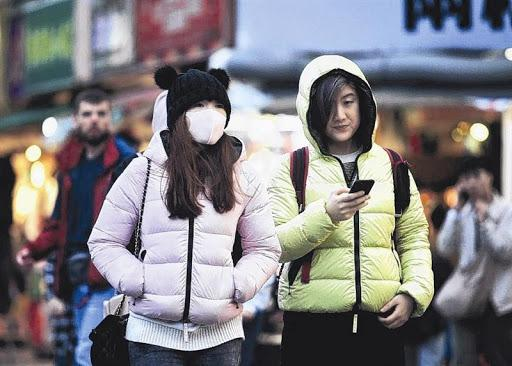
#> input picture opencv_/Image/0.jpg, 512 x 366 px, found by its file name; its folder holds only this picture in this run
$ jupyter execute --allow-errors 'Extract_dieno_convert_objectB&W.ipynb'
#> lines starting #> are read from the running program, lines starting #| are printed output that depends on the picture; after the words box and inside, x2 and y2 are one past the last pixel; in counts of white or black regions, pixels touching at a corner belong together
#> further down, image is the input picture: shape (366, 512, 3); mean B, G, R 128.9, 125, 126.9
#> `img=cv2.resize(image,(500,500))`:
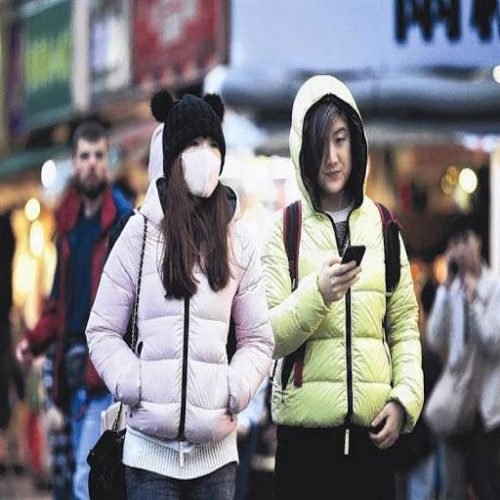
#> img: shape (500, 500, 3); mean B, G, R 128.8, 124.8, 126.8
[cell 1]
import pytesseract,cv2,os,re
#pytesseract.pytesseract.tesseract_cmd = r'C:\Program Files\Tesseract-OCR\tesseract.exe'
import numpy as np
Dir=os.getcwd()

[cell 2]
list1=[]
path = os.path.join(Dir, 'image')
images = os.listdir(path)
#> (the rest of this cell did not finish here and is left out)

[cell 3]
path = os.path.join(Dir, 'image')
images = os.listdir(path)
for a in images:
        image = cv2.imread(a)
        img=cv2.resize(image,(500,500))
        hsv = cv2.cvtColor(image, cv2.COLOR_BGR2HSV)
#> hsv: shape (366, 512, 3); mean H, S, V 97.4, 51.3, 140.5
        lower = np.array([85,45,25])
        upper = np.array([250, 250, 250])
        mask = cv2.inRange(hsv, lower, upper)
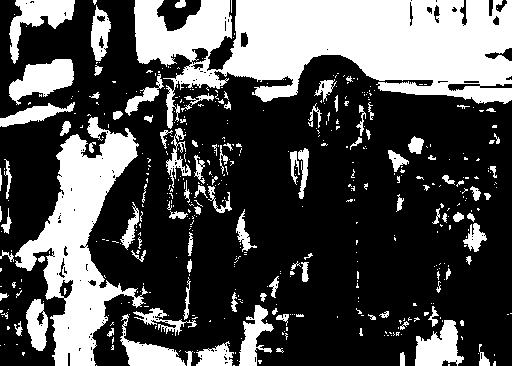
#> mask: shape (366, 512); 31.7% white; 482 white regions (380 under 20 px), largest, box (x1, y1, x2, y2) and area: (134, 0, 512, 129) 28120, (15, 117, 148, 366) 12289, (9, 59, 74, 105) 1701
        mask=cv2.bitwise_not(mask)
        cv2.imshow('mask', mask)
        cv2.waitKey(0)
        cv2.destroyAllWindows()
